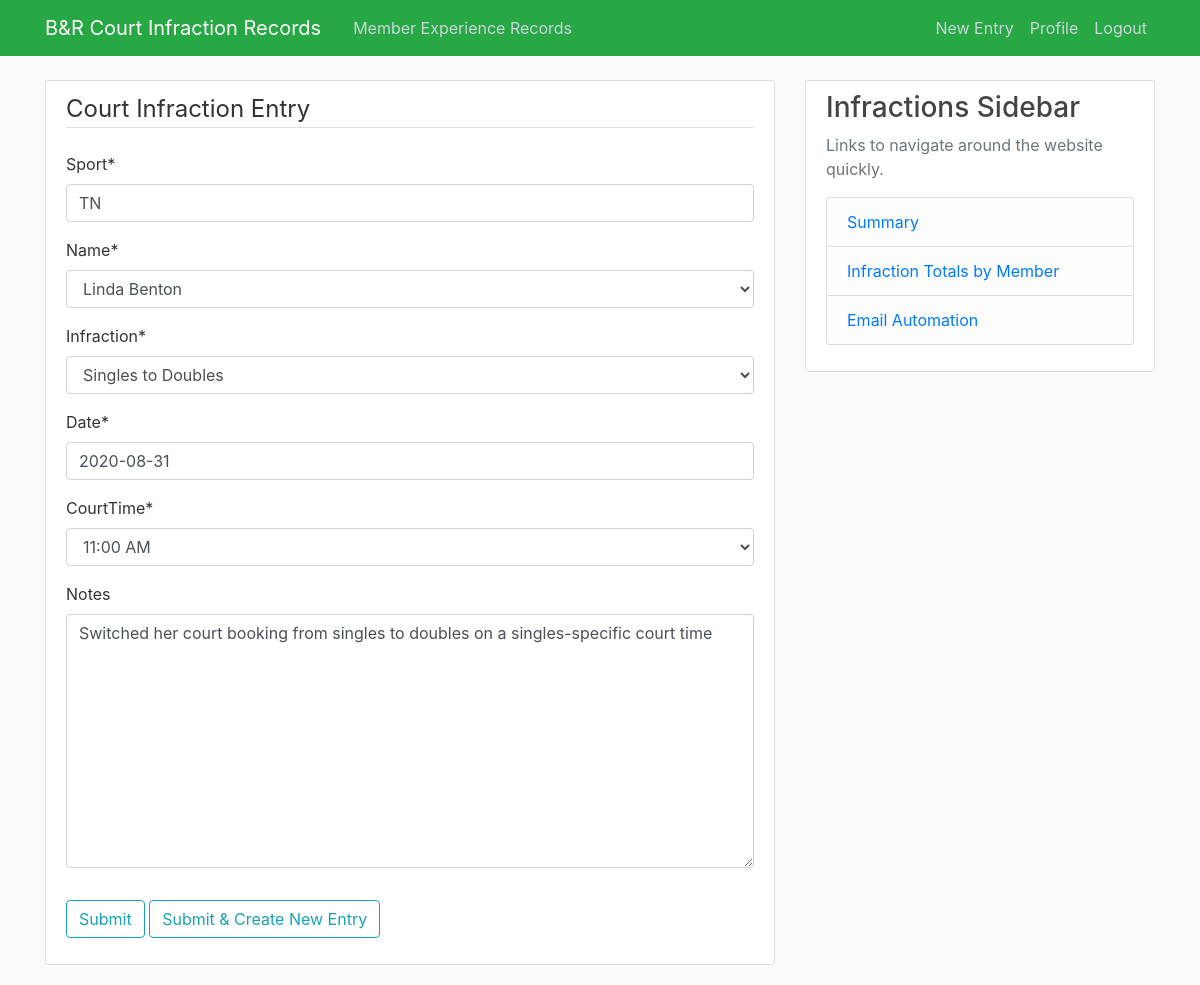
The page /courtinfractions/record/26/update (signed in) on the database its author committed.
### courtinfractions/models.py (models this page shows, shortened)
class courtInf(models.Model):
    codeInf=[
        ('LC1', 'Late Cancel'),
        ('NS1', 'No Show'),
        ('SD1', 'Singles to Doubles'),
        ('GN1', 'Guest Name'),
        ('OTH', 'Other (Please specify in notes)'),
    ]
    codeTime=[
        ('5:40 AM', '5:40 AM'),
        ('6:00 AM', '6:00 AM'),
        ('6:20 AM', '6:20 AM'),
        ('7:00 AM', '7:00 AM'),
        ('7:40 AM', '7:40 AM'),
        ('8:00 AM', '8:00 AM'),
        ('8:20 AM', '8:20 AM'),
        ('9:00 AM', '9:00 AM'),
        ('9:40 AM', '9:40 AM'),
        ('10:00 AM', '10:00 AM'),
        ('10:20 AM', '10:20 AM'),
        ('11:00 AM', '11:00 AM'),
        ('11:40 AM', '11:40 AM'),
        ('12:00 PM', '12:00 PM'),
        ('12:15 PM', '12:15 PM'),
        ('12:20 PM', '12:20 PM'),
        ('1:00 PM', '1:00 PM'),
        ('1:15 PM', '1:15 PM'),
        ('1:40 PM', '1:40 PM'),
        ('2:00 PM', '2:00 PM'),
        ('2:15 PM', '2:15 PM'),
        ('2:20 PM', '2:20 PM'),
        ('3:00 PM', '3:00 PM'),
        ('3:30 PM', '3:30 PM'),
        ('3:40 PM', '3:40 PM'),
        ('4:00 PM', '4:00 PM'),
        ('4:20 PM', '4:20 PM'),
        ('4:30 PM', '4:30 PM'),
        ('5:00 PM', '5:00 PM'),
        ('5:30 PM', '5:30 PM'),
        ('5:40 PM', '5:40 PM'),
        ('6:00 PM', '6:00 PM'),
        ('6:20 PM', '6:20 PM'),
        ('6:30 PM', '6:30 PM'),
        ('7:00 PM', '7:00 PM'),
        ('7:30 PM', '7:30 PM'),
        ('7:40 PM', '7:40 PM'),
        ('8:00 PM', '8:00 PM'),
        ('8:20 PM', '8:20 PM'),
        ('8:30 PM', '8:30 PM'),
        ('9:00 PM', '9:00 PM'),
        ('9:30 PM', '9:30 PM'),
        ('9:40 PM', '9:40 PM'),
        ]
    sport = models.CharField(max_length=10)
    name = models.ForeignKey(contactInfo, on_delete=models.PROTECT)
    infraction = models.CharField(max_length=3, choices=codeInf)
    date = models.DateField(default=timezone.now)
    courtTime = models.CharField(max_length=8, choices=codeTime)
    notes = models.TextField(blank=True)
    date_created = models.DateTimeField(default=timezone.now)
    author = models.ForeignKey(User, on_delete=models.PROTECT)

### courtinfractions/views.py (the view, shortened to what this page needs)
# urls.py: path('record/<int:pk>/update', CIUpdateView.as_view(), name='CI-update'),
class CIUpdateView(LoginRequiredMixin, UserPassesTestMixin, UpdateView):
    model = courtInf
    fields = ['sport', 'name', 'infraction', 'date', 'courtTime', 'notes']
    def test_func(self):
        record = self.get_object()
        if self.request.user == record.author:
            return True
        return False

### courtinfractions/models.py (called while the page is built)
    def __str__(self):
        return self.memberName

### courtinfractions/Templates/courtinfractions/courtinf_form.html (shortened to what this page needs)
{% extends 'courtinfractions/base.html' %}
{% load crispy_forms_tags %}
{% block content %}
    <div class="content-section">
        <form method="POST">
            <fieldset class="form-group">
                <legend class="border-bottom mb-4">Court Infraction Entry</legend>
                {{ form|crispy }}
            </fieldset>
            <div class="form-group">
                <button class="btn btn-outline-info" type="submit" name="single">Submit</button>
                <button class="btn btn-outline-info" type="submit" name="multi">Submit & Create New Entry</button>
            </div>
        </form>
    </div>
{% endblock content %}}

### courtinfractions/static/courtinfractions/main.css (style rules this page uses)
body { background: #fafafa; color: #333333; margin-top: 5rem; }
.content-section { background: #ffffff; padding: 10px 20px; border: 1px solid #dddddd; border-radius: 3px; margin-bottom: 20px; }

### rows shown on the page
courtInf: sport "TN", name "Linda Benton", infraction "Singles to Doubles", date "2020-08-31", courtTime "11:00 AM", notes "Switched her court booking from singles to doubles on a singles-specific court time"
